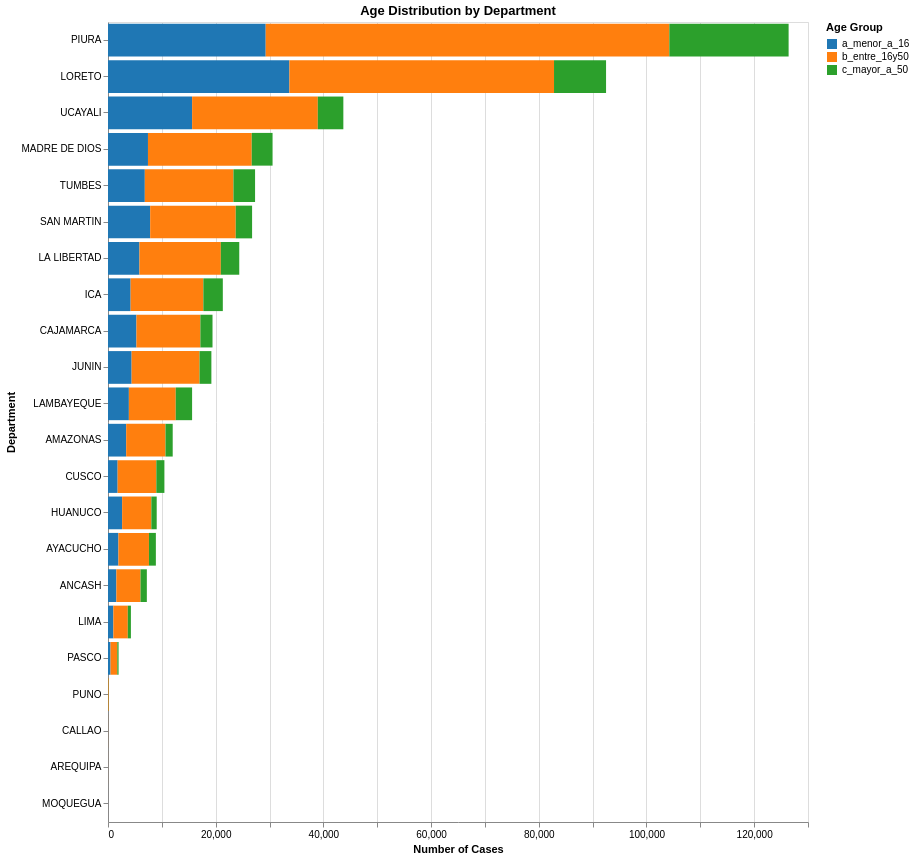

Write notebook code for a chart like this one.
### Code cell
alt.Chart(age_dept).mark_bar().encode(
    y=alt.Y('departamento:N',
            sort='-x',
            title='Department'),
    x=alt.X('count:Q', title='Number of Cases'),
    color=alt.Color('edad_grupos:N',
                    scale=alt.Scale(
                        domain=['a_menor_a_16', 'b_entre_16y50', 'c_mayor_a_50'],
                        range=['#1f77b4', '#ff7f0e', '#2ca02c']
                    ),
                    title='Age Group'),
    tooltip=['departamento', 'edad_grupos', 'count'],
    xOffset='edad_grupos:N'
).properties(
    title='Age Distribution by Department',
    width=700,
    height=800
).interactive()

### Figure 1 — Vega specification as saved in the notebook (floating-point values rounded to 4 significant figures)
{"$schema": "https://vega.github.io/schema/vega/v5.json", "data": [{"name": "param_3_store"}, {"name": "source_0"}, {"name": "data_0", "values": [{"count": 3379, "count_end": 3379.0, "count_start": 0.0, "departamento": "AMAZONAS", "edad_grupos": "a_menor_a_16"}, {"count": 7298, "count_end": 10680.0, "count_start": 3379.0, "departamento": "AMAZONAS", "edad_grupos": "b_entre_16y50"}, {"count": 1340, "count_end": 12020.0, "count_start": 10680.0, "departamento": "AMAZONAS", "edad_grupos": "c_mayor_a_50"}, {"count": 1557, "count_end": 1557.0, "count_start": 0.0, "departamento": "ANCASH", "edad_grupos": "a_menor_a_16"}, {"count": 4483, "count_end": 6040.0, "count_start": 1557.0, "departamento": "ANCASH", "edad_grupos": "b_entre_16y50"}, {"count": 1174, "count_end": 7214.0, "count_start": 6040.0, "departamento": "ANCASH", "edad_grupos": "c_mayor_a_50"}, {"count": 7, "count_end": 7.0, "count_start": 0.0, "departamento": "AREQUIPA", "edad_grupos": "b_entre_16y50"}, {"count": 1934, "count_end": 1934.0, "count_start": 0.0, "departamento": "AYACUCHO", "edad_grupos": "a_menor_a_16"}, {"count": 5672, "count_end": 7606.0, "count_start": 1934.0, "departamento": "AYACUCHO", "edad_grupos": "b_entre_16y50"}, {"count": 1283, "count_end": 8889.0, "count_start": 7606.0, "departamento": "AYACUCHO", "edad_grupos": "c_mayor_a_50"}, {"count": 5282, "count_end": 5282.0, "count_start": 0.0, "departamento": "CAJAMARCA", "edad_grupos": "a_menor_a_16"}, {"count": 11875, "count_end": 17160.0, "count_start": 5282.0, "departamento": "CAJAMARCA", "edad_grupos": "b_entre_16y50"}, {"count": 2252, "count_end": 19410.0, "count_start": 17160.0, "departamento": "CAJAMARCA", "edad_grupos": "c_mayor_a_50"}, {"count": 7, "count_end": 7.0, "count_start": 0.0, "departamento": "CALLAO", "edad_grupos": "a_menor_a_16"}, {"count": 17, "count_end": 24.0, "count_start": 7.0, "departamento": "CALLAO", "edad_grupos": "b_entre_16y50"}, {"count": 2, "count_end": 26.0, "count_start": 24.0, "departamento": "CALLAO", "edad_grupos": "c_mayor_a_50"}, {"count": 1789, "count_end": 1789.0, "count_start": 0.0, "departamento": "CUSCO", "edad_grupos": "a_menor_a_16"}, {"count": 7186, "count_end": 8975.0, "count_start": 1789.0, "departamento": "CUSCO", "edad_grupos": "b_entre_16y50"}, {"count": 1500, "count_end": 10480.0, "count_start": 8975.0, "departamento": "CUSCO", "edad_grupos": "c_mayor_a_50"}, {"count": 2624, "count_end": 2624.0, "count_start": 0.0, "departamento": "HUANUCO", "edad_grupos": "a_menor_a_16"}, {"count": 5425, "count_end": 8049.0, "count_start": 2624.0, "departamento": "HUANUCO", "edad_grupos": "b_entre_16y50"}, {"count": 997, "count_end": 9046.0, "count_start": 8049.0, "departamento": "HUANUCO", "edad_grupos": "c_mayor_a_50"}, {"count": 4203, "count_end": 4203.0, "count_start": 0.0, "departamento": "ICA", "edad_grupos": "a_menor_a_16"}, {"count": 13505, "count_end": 17710.0, "count_start": 4203.0, "departamento": "ICA", "edad_grupos": "b_entre_16y50"}, {"count": 3616, "count_end": 21320.0, "count_start": 17710.0, "departamento": "ICA", "edad_grupos": "c_mayor_a_50"}, {"count": 4388, "count_end": 4388.0, "count_start": 0.0, "departamento": "JUNIN", "edad_grupos": "a_menor_a_16"}, {"count": 12611, "count_end": 17000.0, "count_start": 4388.0, "departamento": "JUNIN", "edad_grupos": "b_entre_16y50"}, {"count": 2200, "count_end": 19200.0, "count_start": 17000.0, "departamento": "JUNIN", "edad_grupos": "c_mayor_a_50"}, {"count": 5840, "count_end": 5840.0, "count_start": 0.0, "departamento": "LA LIBERTAD", "edad_grupos": "a_menor_a_16"}, {"count": 15114, "count_end": 20950.0, "count_start": 5840.0, "departamento": "LA LIBERTAD", "edad_grupos": "b_entre_16y50"}, {"count": 3423, "count_end": 24380.0, "count_start": 20950.0, "departamento": "LA LIBERTAD", "edad_grupos": "c_mayor_a_50"}, {"count": 3877, "count_end": 3877.0, "count_start": 0.0, "departamento": "LAMBAYEQUE", "edad_grupos": "a_menor_a_16"}, {"count": 8703, "count_end": 12580.0, "count_start": 3877.0, "departamento": "LAMBAYEQUE", "edad_grupos": "b_entre_16y50"}, {"count": 3038, "count_end": 15620.0, "count_start": 12580.0, "departamento": "LAMBAYEQUE", "edad_grupos": "c_mayor_a_50"}, {"count": 995, "count_end": 995.0, "count_start": 0.0, "departamento": "LIMA", "edad_grupos": "a_menor_a_16"}, {"count": 2681, "count_end": 3676.0, "count_start": 995.0, "departamento": "LIMA", "edad_grupos": "b_entre_16y50"}, {"count": 579, "count_end": 4255.0, "count_start": 3676.0, "departamento": "LIMA", "edad_grupos": "c_mayor_a_50"}, {"count": 33691, "count_end": 33690.0, "count_start": 0.0, "departamento": "LORETO", "edad_grupos": "a_menor_a_16"}, {"count": 49142, "count_end": 82830.0, "count_start": 33690.0, "departamento": "LORETO", "edad_grupos": "b_entre_16y50"}, {"count": 9663, "count_end": 92500.0, "count_start": 82830.0, "departamento": "LORETO", "edad_grupos": "c_mayor_a_50"}, {"count": 7423, "count_end": 7423.0, "count_start": 0.0, "departamento": "MADRE DE DIOS", "edad_grupos": "a_menor_a_16"}, {"count": 19269, "count_end": 26690.0, "count_start": 7423.0, "departamento": "MADRE DE DIOS", "edad_grupos": "b_entre_16y50"}, {"count": 3870, "count_end": 30560.0, "count_start": 26690.0, "departamento": "MADRE DE DIOS", "edad_grupos": "c_mayor_a_50"}, {"count": 1, "count_end": 1.0, "count_start": 0.0, "departamento": "MOQUEGUA", "edad_grupos": "b_entre_16y50"}, {"count": 467, "count_end": 467.0, "count_start": 0.0, "departamento": "PASCO", "edad_grupos": "a_menor_a_16"}, {"count": 1260, "count_end": 1727.0, "count_start": 467.0, "departamento": "PASCO", "edad_grupos": "b_entre_16y50"}, {"count": 236, "count_end": 1963.0, "count_start": 1727.0, "departamento": "PASCO", "edad_grupos": "c_mayor_a_50"}, {"count": 29288, "count_end": 29290.0, "count_start": 0.0, "departamento": "PIURA", "edad_grupos": "a_menor_a_16"}, {"count": 74959, "count_end": 104200.0, "count_start": 29290.0, "departamento": "PIURA", "edad_grupos": "b_entre_16y50"}, {"count": 22153, "count_end": 126400.0, "count_start": 104200.0, "departamento": "PIURA", "edad_grupos": "c_mayor_a_50"}, {"count": 33, "count_end": 33.0, "count_start": 0.0, "departamento": "PUNO", "edad_grupos": "a_menor_a_16"}, {"count": 119, "count_end": 152.0, "count_start": 33.0, "departamento": "PUNO", "edad_grupos": "b_entre_16y50"}, {"count": 27, "count_end": 179.0, "count_start": 152.0, "departamento": "PUNO", "edad_grupos": "c_mayor_a_50"}, {"count": 7834, "count_end": 7834.0, "count_start": 0.0, "departamento": "SAN MARTIN", "edad_grupos": "a_menor_a_16"}, {"count": 15890, "count_end": 23720.0, "count_start": 7834.0, "departamento": "SAN MARTIN", "edad_grupos": "b_entre_16y50"}, {"count": 3035, "count_end": 26760.0, "count_start": 23720.0, "departamento": "SAN MARTIN", "edad_grupos": "c_mayor_a_50"}, {"count": 6838, "count_end": 6838.0, "count_start": 0.0, "departamento": "TUMBES", "edad_grupos": "a_menor_a_16"}, {"count": 16459, "count_end": 23300.0, "count_start": 6838.0, "departamento": "TUMBES", "edad_grupos": "b_entre_16y50"}, {"count": 4016, "count_end": 27310.0, "count_start": 23300.0, "departamento": "TUMBES", "edad_grupos": "c_mayor_a_50"}, {"count": 15623, "count_end": 15620.0, "count_start": 0.0, "departamento": "UCAYALI", "edad_grupos": "a_menor_a_16"}, {"count": 23342, "count_end": 38960.0, "count_start": 15620.0, "departamento": "UCAYALI", "edad_grupos": "b_entre_16y50"}, {"count": 4742, "count_end": 43710.0, "count_start": 38960.0, "departamento": "UCAYALI", "edad_grupos": "c_mayor_a_50"}]}, {"name": "source_0_y_domain_departamento", "values": [{"departamento": "AMAZONAS", "sort_field": 12017}, {"departamento": "ANCASH", "sort_field": 7214}, {"departamento": "AREQUIPA", "sort_field": 7}, {"departamento": "AYACUCHO", "sort_field": 8889}, {"departamento": "CAJAMARCA", "sort_field": 19409}, {"departamento": "CALLAO", "sort_field": 26}, {"departamento": "CUSCO", "sort_field": 10475}, {"departamento": "HUANUCO", "sort_field": 9046}, {"departamento": "ICA", "sort_field": 21324}, {"departamento": "JUNIN", "sort_field": 19199}, {"departamento": "LA LIBERTAD", "sort_field": 24377}, {"departamento": "LAMBAYEQUE", "sort_field": 15618}, {"departamento": "LIMA", "sort_field": 4255}, {"departamento": "LORETO", "sort_field": 92496}, {"departamento": "MADRE DE DIOS", "sort_field": 30562}, {"departamento": "MOQUEGUA", "sort_field": 1}, {"departamento": "PASCO", "sort_field": 1963}, {"departamento": "PIURA", "sort_field": 126400}, {"departamento": "PUNO", "sort_field": 179}, {"departamento": "SAN MARTIN", "sort_field": 26759}, {"departamento": "TUMBES", "sort_field": 27313}, {"departamento": "UCAYALI", "sort_field": 43707}]}], "signals": [{"name": "unit", "value": {}, "on": [{"events": "pointermove", "update": "isTuple(group()) ? group() : unit"}]}, {"name": "param_3", "update": "vlSelectionResolve(\"param_3_store\", \"union\")"}, {"name": "param_3_count", "on": [{"events": [{"source": "view", "type": "dblclick"}], "update": "null"}, {"events": {"signal": "param_3_translate_delta"}, "update": "panLinear(param_3_translate_anchor.extent_x, -param_3_translate_delta.x / width)"}, {"events": {"signal": "param_3_zoom_delta"}, "update": "zoomLinear(domain(\"x\"), param_3_zoom_anchor.x, param_3_zoom_delta)"}]}, {"name": "param_3_departamento", "on": [{"events": [{"source": "view", "type": "dblclick"}], "update": "null"}, {"events": {"signal": "param_3_translate_delta"}, "update": "panLinear(param_3_translate_anchor.extent_y, param_3_translate_delta.y / height)"}, {"events": {"signal": "param_3_zoom_delta"}, "update": "zoomLinear(domain(\"y\"), param_3_zoom_anchor.y, param_3_zoom_delta)"}]}, {"name": "param_3_tuple", "on": [{"events": [{"signal": "param_3_count || param_3_departamento"}], "update": "param_3_count && param_3_departamento ? {unit: \"\", fields: param_3_tuple_fields, values: [param_3_count,param_3_departamento]} : null"}]}, {"name": "param_3_tuple_fields", "value": [{"field": "count", "channel": "x", "type": "R"}, {"field": "departamento", "channel": "y", "type": "E"}]}, {"name": "param_3_translate_anchor", "value": {}, "on": [{"events": [{"source": "scope", "type": "pointerdown"}], "update": "{x: x(unit), y: y(unit), extent_x: domain(\"x\"), extent_y: domain(\"y\")}"}]}, {"name": "param_3_translate_delta", "value": {}, "on": [{"events": [{"source": "window", "between": [{"source": "scope", "type": "pointerdown"}, {"source": "window", "type": "pointerup"}], "type": "pointermove", "consume": true}], "update": "{x: param_3_translate_anchor.x - x(unit), y: param_3_translate_anchor.y - y(unit)}"}]}, {"name": "param_3_zoom_anchor", "on": [{"events": [{"source": "scope", "type": "wheel", "consume": true}], "update": "{x: invert(\"x\", x(unit)), y: invert(\"y\", y(unit))}"}]}, {"name": "param_3_zoom_delta", "on": [{"events": [{"source": "scope", "consume": true, "type": "wheel"}], "update": "pow(1.001, event.deltaY * pow(16, event.deltaMode))", "force": true}]}, {"name": "param_3_modify", "on": [{"events": {"signal": "param_3_tuple"}, "update": "modify(\"param_3_store\", param_3_tuple, true)"}]}], "marks": [{"type": "rect", "name": "marks", "from": {"data": "data_0"}, "encode": {"update": {"fill": {"field": "edad_grupos", "scale": "color"}, "x2": {"field": "count_start", "scale": "x"}, "x": {"field": "count_end", "scale": "x"}, "height": {"signal": "max(0.25, bandwidth('y'))"}, "y": {"field": "departamento", "scale": "y"}, "tooltip": {"signal": "{\"departamento\": isValid(datum[\"departamento\"]) ? datum[\"departamento\"] : \"\"+datum[\"departamento\"], \"edad_grupos\": isValid(datum[\"edad_grupos\"]) ? datum[\"edad_grupos\"] : \"\"+datum[\"edad_grupos\"], \"count\": format(datum[\"count\"], \"\")}"}}}, "clip": true, "style": ["bar"], "interactive": true}], "scales": [{"name": "x", "type": "linear", "domain": {"data": "data_0", "fields": ["count_start", "count_end"]}, "range": [0, {"signal": "width"}], "nice": true, "domainRaw": {"signal": "param_3[\"count\"]"}, "zero": true}, {"name": "y", "type": "band", "domain": {"data": "source_0_y_domain_departamento", "field": "departamento", "sort": {"op": "max", "field": "sort_field", "order": "descending"}}, "range": [0, {"signal": "height"}], "paddingInner": 0.1, "paddingOuter": 0.05}, {"name": "color", "type": "ordinal", "domain": ["a_menor_a_16", "b_entre_16y50", "c_mayor_a_50"], "range": ["#1f77b4", "#ff7f0e", "#2ca02c"]}], "axes": [{"scale": "x", "tickCount": {"signal": "ceil(width/40)"}, "labels": false, "ticks": false, "zindex": 0, "domain": false, "gridScale": "y", "minExtent": 0, "grid": true, "maxExtent": 0, "aria": false, "orient": "bottom"}, {"scale": "x", "grid": false, "title": "Number of Cases", "zindex": 0, "orient": "bottom", "labelOverlap": true, "labelFlush": true, "tickCount": {"signal": "ceil(width/40)"}}, {"scale": "y", "grid": false, "zindex": 0, "orient": "left", "title": "Department"}], "title": {"text": "Age Distribution by Department", "frame": "group"}, "background": "white", "height": 800, "style": "cell", "padding": 5, "width": 700, "legends": [{"title": "Age Group", "fill": "color", "symbolType": "square"}]}
